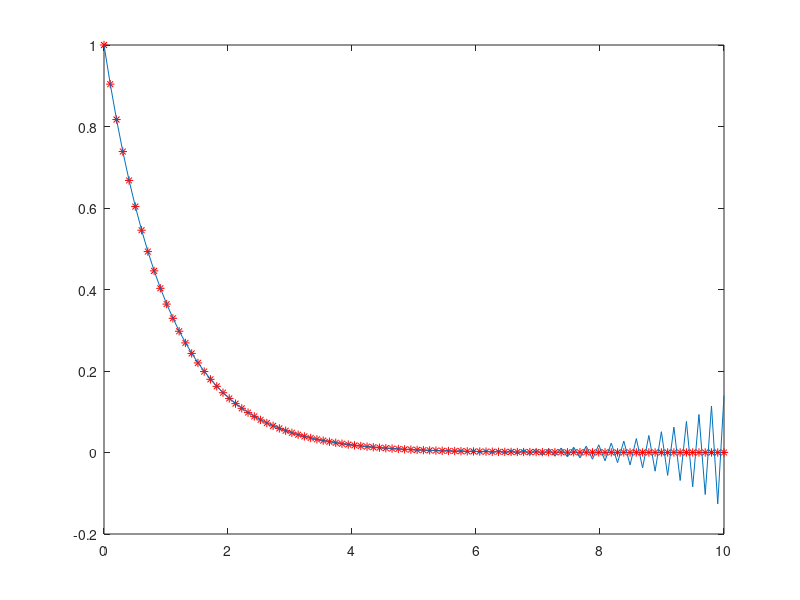

MATLAB code to generate this figure:
clc;clear all;
f=@(y)-y;
x=linspace(0,10,100);
h=x(2)-x(1)
n=length(x);
y(1)=1;
y(2)=1-h+0.5.*h.^2;
for i=1:1:n-2
	y(i+2)=y(i)+2.*h.*f(y(i+1));
end

y_exc=exp(-x);
plot(x,y_exc,'r*')
hold on
plot(x,y)
